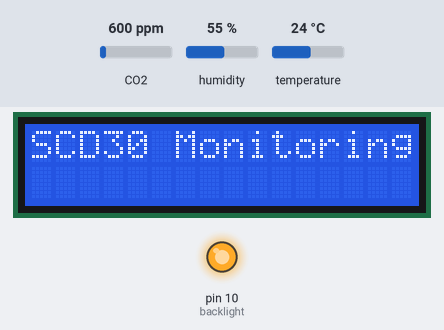
The sketch below on a simulated Arduino Uno WiFi Rev2. Shown: 16×2 character LCD, output pins drawn as LEDs (lit = HIGH). The inputs (shaded band) are chosen by the test bench; at power-on: CO2 600 ppm, humidity 55 %, temperature 24 °C. WiFi joins after 1.5 s; servers stay silent unless stated; uploads are accepted with an empty reply; what the sketch prints to the serial monitor is not drawn.

Above: at 1.1 s.
At 3.8 s:
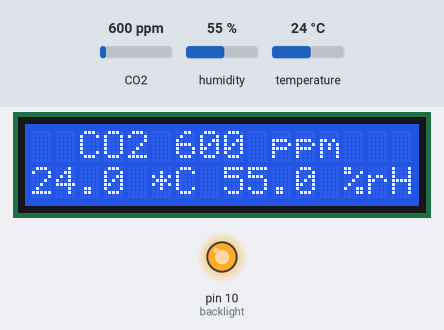

Measured:
- what the display in image 0 shows lasts 2.5 s, from 1.1 s to 3.6 s

The sketch:

UnoWiFiR2_SCD30_dweetio.ino
```cpp
/*
 * File UnoWiFiR2_SCD30_dweetio.ino
 *
 *  Connecting Uno WiFi Rev2 to WiFi and POST data to Dweet.io
 *  based on https://github.com/openhomeautomation/esp8266-cloud
 *  createtd 2020-04-11 by Claus Kühnel (info@ckuehnel.ch)
 */
#include <LiquidCrystal.h>
#include <Wire.h>
#include "SparkFun_SCD30_Arduino_Library.h"

// select the pins used on the LCD panel
LiquidCrystal lcd(8, 9, 4, 5, 6, 7);

SCD30 airSensor;

// define some values used by the panel
const int backlight = 10; // Backlight connected to D10

#include <WiFiNINA.h>
#include <WiFiClient.h>
#include "arduino_secrets.h"

///////please enter your sensitive data in the Secret tab/arduino_secrets.h
char ssid[] = SECRET_SSID;    // your network SSID (name)
char pass[] = SECRET_PASS;    // your network password (use for WPA, or use as key for WEP)
int status = WL_IDLE_STATUS;  // the WiFi radio's status

// Host
const char* host = "dweet.io";

float CO2, temp, hum;
int wifi_retry = 0;

void(* resetFunc) (void) = 0; // Reset ATmega4809

void setup()
{
  Serial.begin(9600);
  delay(1000);          // wait for serial monitor
  Wire.begin();
  airSensor.begin();      //This will cause readings to occur every two seconds
  pinMode(backlight, OUTPUT);
  digitalWrite(backlight, HIGH);
  lcd.begin(16, 2);              // start the library for 2 lines a 16 characters
  lcd.setCursor(0,0);
  lcd.print("SCD30 Monitoring"); // print a simple message
  delay(1000);

  Serial.print("Connecting to ");
  Serial.println(ssid);

  WiFi.begin(ssid, pass);

  while (WiFi.status() != WL_CONNECTED)
  {
    delay(500); Serial.print(".");
    wifi_retry++;
    if (wifi_retry > 10) resetFunc();
  }
  Serial.println("");
  Serial.println("WiFi connected");
  Serial.print("IP address: ");
  Serial.println(WiFi.localIP());
  lcd.clear();
}

void loop()
{
  reconnectWiFi(); // if Wifi connection is no more available

  Serial.print("connecting to ");
  Serial.println(host);

  // Use WiFiClient class to create TCP connections
  WiFiClient client;

  const int httpPort = 80;

  if (!client.connect(host, httpPort))
  {
    Serial.println("connection failed");
    resetFunc();  // if there is no socket from Dweet.io
  }

  Serial.print("Requesting URL: ");
  Serial.println(host);

  temp = airSensor.getTemperature();
  hum  = airSensor.getHumidity();
  CO2  = airSensor.getCO2();

  Serial.print("CO2: \t"); Serial.println(CO2, 0);
  Serial.print("t: \t"); Serial.println(temp, 1);
  Serial.print("h: \t"); Serial.println(hum, 1);
  lcdOutput();

  // This will send the request to the server
  client.print(String("GET /dweet/for/RoomClimate?CO2=") + String(CO2) +
               "&temperature=" + String(temp) +
               "&humidity=" + String(hum) + " HTTP/1.1\r\n" +
               "Host: " + host + "\r\n" +
               "Connection: close\r\n\r\n");
  delay(100);

  // Read all the lines of the reply from server and print them to Serial
  while(client.available())
  {
    String line = client.readStringUntil('\r');
    Serial.print(line);
  }

  Serial.println();
  Serial.println("closing connection");

  delay(15000);  //Send a request every 15 seconds
}
```

arduino_secrets.h
```cpp
#define SECRET_SSID "Sunrise_2.4GHz_8AC2A0"
#define SECRET_PASS "u2u7fgzv31Ds"
```

reconnectWiFi.ino
```cpp
void reconnectWiFi()
{
  while(WiFi.status() != WL_CONNECTED && wifi_retry < 5 )
  {
    wifi_retry++;
    Serial.println("WiFi not connected. Try to reconnect");
    WiFi.disconnect();
    WiFi.begin(ssid, pass);
    delay(500); Serial.print(".");
  }
  Serial.println("");

  if(wifi_retry >= 5)
  {
    Serial.println("\nReboot");
    resetFunc();
  }
}
```

lcd.ino
```cpp
void lcdOutput()
{
  clearLine(0);
  lcd.setCursor(0,0);            // move cursor to second line "1" and 9 spaces over
  lcd.print("  CO2 ");
  lcd.print(CO2, 0);
  lcd.print(" ppm");

  clearLine(1);
  lcd.setCursor(0,1);            // move to the begining of the second line
  lcd.print(temp, 1);
  lcd.print(" *C");
  lcd.setCursor(8,1);
  lcd.print(hum, 1);
  lcd.print(" %rH");
  delay(5000);
}

void clearLine(byte line)
{
  lcd.setCursor(0 ,line);
  lcd.print("                ");
}
```
